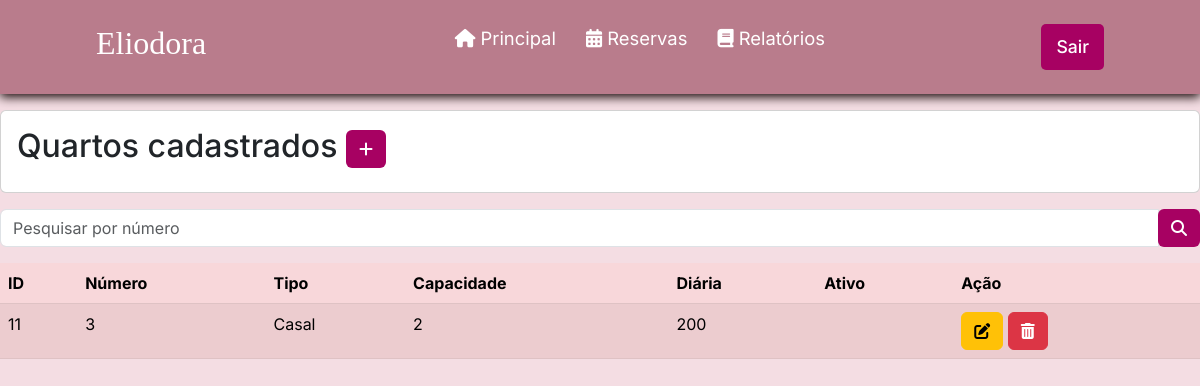
/listarQuarto.php (signed in), run on an earlier commit of the app's database.
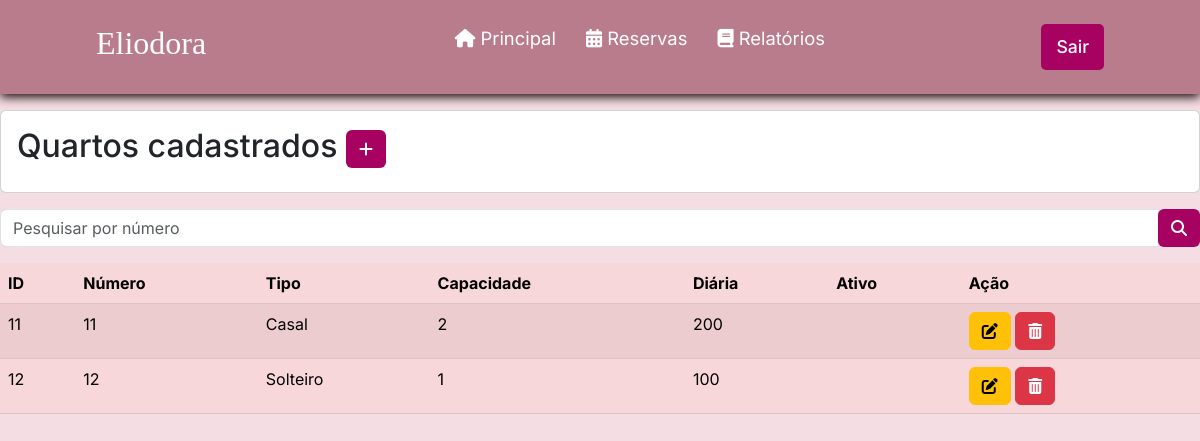
And on a later commit of the database.
### tables this page shows
CREATE TABLE `quarto` (
  `id` int(11) NOT NULL,
  `status` varchar(3) NOT NULL,
  `numero` int(11) NOT NULL,
  `tipo` varchar(8) NOT NULL,
  `capacidade` int(45) NOT NULL,
  `valorDiaria` double NOT NULL
);

### listarQuarto.php (the view, shortened to what this page needs)
<?php
require_once("conexao.php");
$V_WHERE = " ";
$sql = "SELECT * FROM quarto
        WHERE 1 = 1 " . $V_WHERE;
$resultado = mysqli_query($conexao, $sql);
?>
<?php require_once("cabecalho.php");?>
     <div class="card mt-3 mb-3">
  <div class="card-body">
    <h2 class="card-title">Quartos cadastrados
    <a href="cadastrarQuarto.php"
    class="btn btn-sn" style="background-color: #a70162; color: #fff;"><i class="fa-solid fa-plus"></i>
      </a>
      </h2>
  </div>
</div>
<form method="post">
<div class="input-group mb-3">
  <input type="text" name="numero" id="numero" class="form-control" placeholder="Pesquisar por número" aria-label="Recipient's username" aria-describedby="basic-addon2">
  <div class="input-group-append">
    <button name="pesquisar" class="btn" style="background-color: #a70162; color: #fff;" type="submit" ><i class="fa-solid fa-magnifying-glass"></i> </button>
    </form>
     <table class="table table-danger table-striped">
  <thead>
    <tr>
      <th scope="col">ID</th>
      <th scope="col">Número</th>
      <th scope="col">Tipo</th>
      <th scope="col">Capacidade</th>
      <th scope="col">Diária</th>
      <th scope="col">Ativo</th>
      <th scope="col">Ação</th>
    </tr>
  </thead>
  <tbody>
        <?php while ($linha = mysqli_fetch_array($resultado)){ ?>
    <tr>
    <td><?= $linha['id'] ?></th>
      <td><?= $linha['numero'] ?></td>
      <td><?= $linha['tipo'] ?></td>
      <td><?= $linha['capacidade'] ?></td>
      <td><?= $linha['valorDiaria'] ?></td>
      <td><?= $linha['status'] ?></td>
      <td>
        <a href="alterarQuarto.php?id=<?= $linha['id'] ?>" class="btn btn-warning">
        <i class="fa-solid fa-pen-to-square"></i>
        </a>
        <a href="listarQuarto.php?id=<?= $linha['id'] ?>" class="btn btn-danger"
        onclick="return confirm('Confirma exclusão')">
        <i class="fa-solid fa-trash-can"></i>
        </a>
        </td>
    </tr>
    <?php } ?>
  </tbody>
</table>
</body>
</html>

### cabecalho.php (shortened to what this page needs)
<!DOCTYPE html>
<html lang="pt-br">
<head>
<link href="https://cdn.jsdelivr.net/npm/bootstrap@5.3.0-alpha3/dist/css/bootstrap.min.css"
rel="stylesheet">
</head>
<body>

### css/style.css (style rules this page uses)
* { padding: 0; margin: 0; font-family: 'Inter', sans-serif; }
body { background-color: #f4dde3; }
header { background-color: #b97c8c; box-shadow: 0px 3px 10px #120303; }
.nav-bar { display: flex; justify-content: space-between; padding: 1.5rem 6rem; }
.logo { display: flex; align-items: center; }
.logo h2 { color: #fff; }
.nav-list { display: flex; align-items: center; }
.nav-list ul { display: flex; justify-content: center; list-style: none; }
.nav-item { margin: 0 15px; }
.nav-link { text-decoration: none; font-size: 1.15rem; color: #ffffff; font-weight: 400; }
.login-button button { border: none; padding: 10px 15px; border-radius: 5px; background-color: #a70162; }
.login-button button a { text-decoration: none; color: #fff; font-weight: 500; font-size: 1.1rem; }

What changed in the data, as far as the page shows it:
changed quarto "Casal": numero "3" → "11"
added quarto: id "12", numero "12", tipo "Solteiro", capacidade "1", valorDiaria "100"
